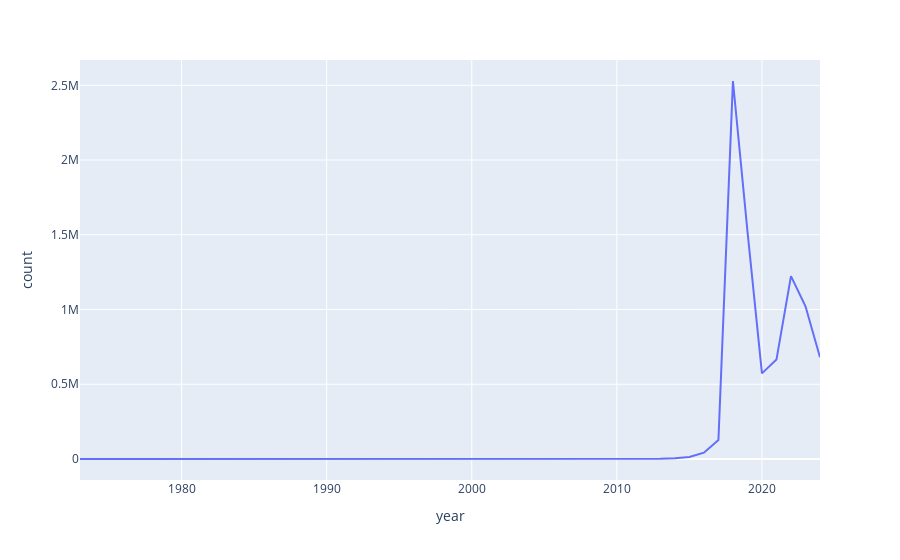

The notebook cell this image was saved under:
### Code cell
fig = px.line(afghanistan.groupby('year').agg({'count' : 'sum'}).reset_index(), x='year', y='count')
fig.show()

### Figure 1 — Plotly figure (JSON) as saved in the notebook; plotly's stock layout.template omitted (floating-point values rounded to 4 significant figures)
{"data": [{"hovertemplate": "year=%{x}<br>count=%{y}<extra></extra>", "legendgroup": "", "line": {"color": "#636efa", "dash": "solid"}, "marker": {"symbol": "circle"}, "mode": "lines", "name": "", "orientation": "v", "showlegend": false, "type": "scatter", "x": [1973, 1984, 1986, 1989, 1990, 1991, 1992, 1993, 1994, 1995, 1996, 1997, 1998, 1999, 2000, 2001, 2002, 2003, 2004, 2005, 2006, 2007, 2008, 2009, 2010, 2011, 2012, 2013, 2014, 2015, 2016, 2017, 2018, 2019, 2020, 2021, 2022, 2023, 2024], "xaxis": "x", "y": [5, 10, 5, 61, 171, 246, 290, 297, 471, 1084, 384, 130, 142, 125, 175, 398, 936, 2643, 2469, 1874, 1476, 1192, 1268, 897, 999, 1213, 905, 1434, 5298, 13199, 42499, 126571, 2528744, 1524529, 572886, 664963, 1223672, 1021351, 680192], "yaxis": "y"}], "layout": {"legend": {"tracegroupgap": 0}, "margin": {"t": 60}, "xaxis": {"anchor": "y", "domain": [0, 1], "title": {"text": "year"}}, "yaxis": {"anchor": "x", "domain": [0, 1], "title": {"text": "count"}}}}
